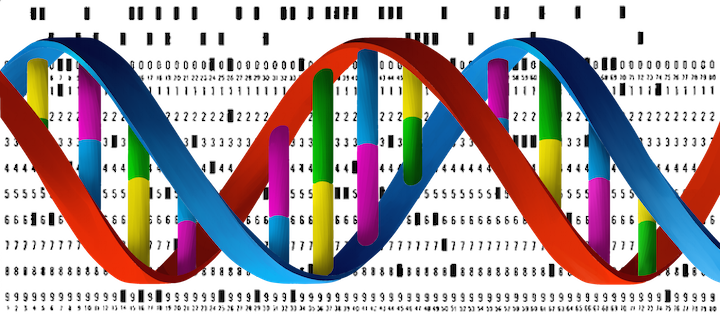
#> input picture images/blog-future-header-3.png, 720 x 319 px; its folder holds only this picture in this run
$ python main.py   (Python 2 division)
#> lines starting #> are read from the running program, lines starting #| are printed output that depends on the picture
### util.py
import cv2


def dodge(image, mask):
    return cv2.divide(image, 255-mask, scale=256)


def burn(image, mask):
    return 255 - cv2.divide(255-image, 255-mask, scale=256)


def show_cv_image(image, title = "Picture"):
    if image is not None:
        cv2.imshow(title, image)
        cv2.waitKey(0)
    else:
        print 'Which image do you want to convert?'


def sketch_cvt(img_rgb, kernel_size=(21, 21)):
    img_gray = cv2.cvtColor(img_rgb, cv2.COLOR_BGR2GRAY)
    img_gray_inv = 255 - img_gray
    img_blur = cv2.GaussianBlur(img_gray_inv, kernel_size, sigmaX=0, sigmaY=0)
    img_blend = dodge(img_gray, img_blur)
    img_blend = burn(img_blend, img_blur)
    return img_blend


def resize_cv_image(image, x=0.5, y=0.5):
    return cv2.resize(image, (0, 0), fx=x, fy=y)

### main.py
import cv2
import util
import os

dir_path = "images"
try:
    for filename in os.listdir(dir_path):
        if filename.endswith("jpg") | filename.endswith("png") | filename.endswith("bmp"):
            img_path = os.path.join(dir_path, filename)
            img = cv2.imread(img_path)
#> img is the input picture: shape (319, 720, 3); mean B, G, R 173, 170.7, 180.4
            height, width, channels = img.shape
#> height = 319; width = 720; channels = 3
            print height, width, channels
#| 319 720 3
            img = util.resize_cv_image(img,1,1)
            img = util.sketch_cvt(img, kernel_size=(23,23))
#> in sketch_cvt, `img_gray = cv2.cvtColor(img_rgb, cv2.COLOR_BGR2GRAY)`:
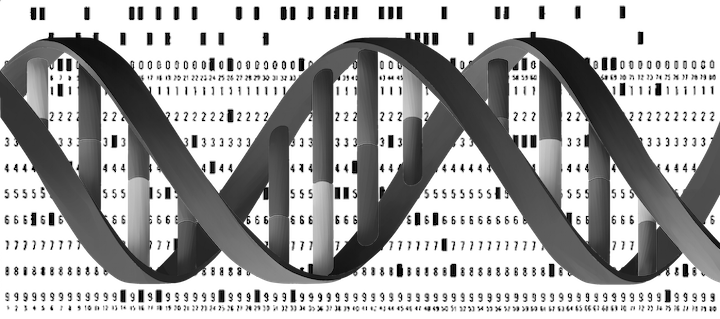
#> img_gray: shape (319, 720); min 0, max 255, mean 173.9
#> in sketch_cvt, `img_gray_inv = 255 - img_gray`:
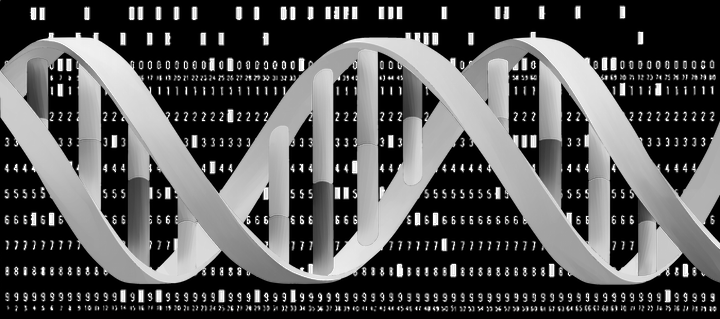
#> img_gray_inv: shape (319, 720); min 0, max 255, mean 81.1
#> in sketch_cvt, `img_blur = cv2.GaussianBlur(img_gray_inv, kernel_size, sigmaX=0, sigma..`:
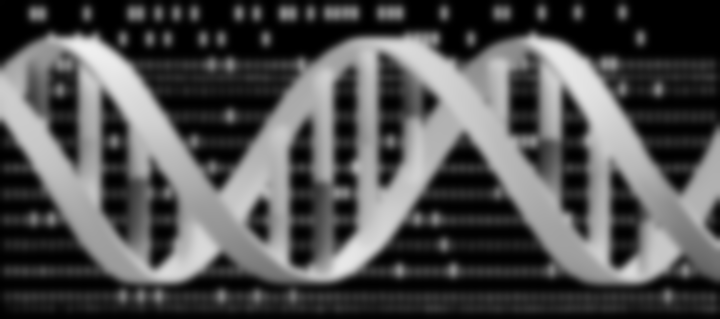
#> img_blur: shape (319, 720); min 0, max 239, mean 81.1
#> in dodge, `return cv2.divide(image, 255-mask, scale=256)`:
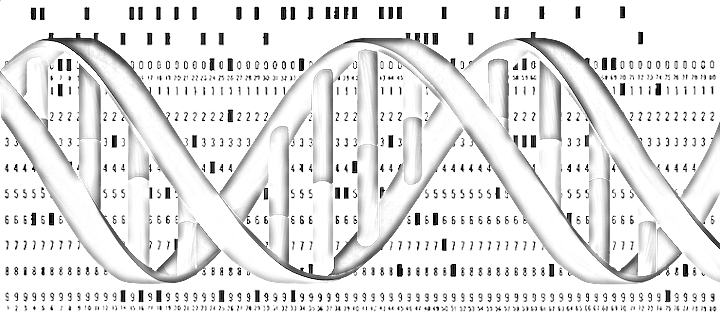
#> returned value: shape (319, 720); min 0, max 255, mean 230.9
#> in burn, `return 255 - cv2.divide(255-image, 255-mask, scale=256)`:
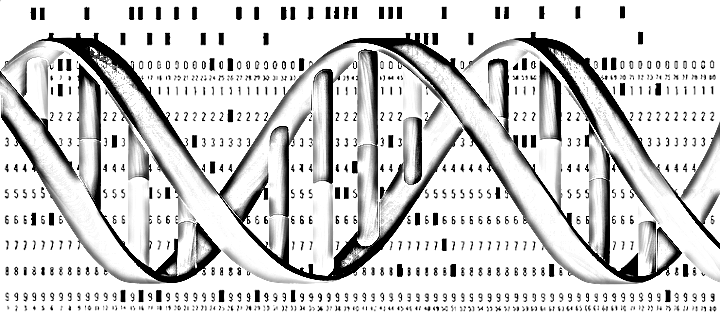
#> returned value: shape (319, 720); min 0, max 255, mean 211.7
            util.show_cv_image(img)
except:
    print 'Unexpected error'

$ run again, on images/sample1.jpg
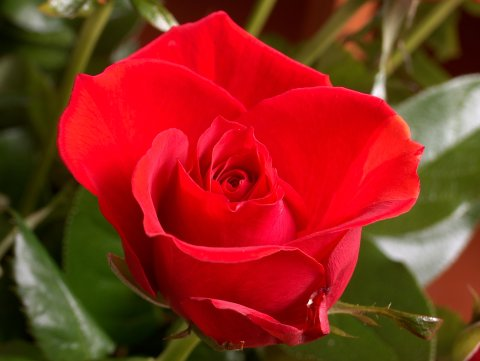
#> input picture images/sample1.jpg, 480 x 361 px
#> img is the input picture: shape (361, 480, 3); mean B, G, R 28.2, 43.9, 139.9
#| 361 480 3
#> in sketch_cvt, `img_blur = cv2.GaussianBlur(img_gray_inv, kernel_size, sigmaX=0, sigma..`:
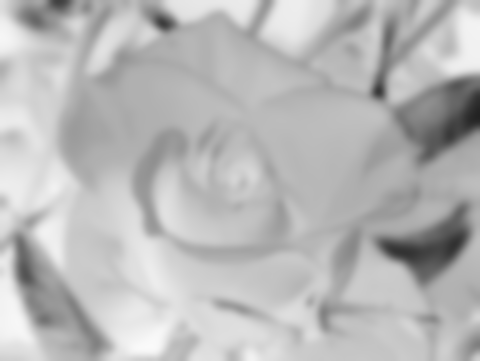
#> img_blur: shape (361, 480); min 34, max 250, mean 184.2
#> in burn, `return 255 - cv2.divide(255-image, 255-mask, scale=256)`:
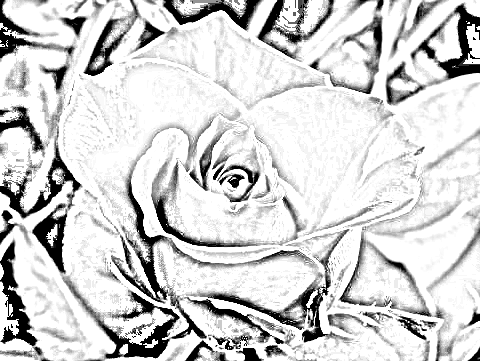
#> returned value: shape (361, 480); min 0, max 255, mean 209.8

$ run again, on images/sample7-1.bmp
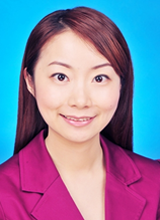
#> input picture images/sample7-1.bmp, 160 x 220 px
#> img is the input picture: shape (220, 160, 3); mean B, G, R 164, 129.4, 132.2
#| 220 160 3
#> in sketch_cvt, `img_blur = cv2.GaussianBlur(img_gray_inv, kernel_size, sigmaX=0, sigma..`:
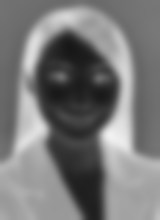
#> img_blur: shape (220, 160); min 23, max 241, mean 120.8
#> in burn, `return 255 - cv2.divide(255-image, 255-mask, scale=256)`:
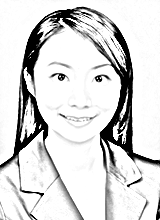
#> returned value: shape (220, 160); min 0, max 255, mean 215.7
